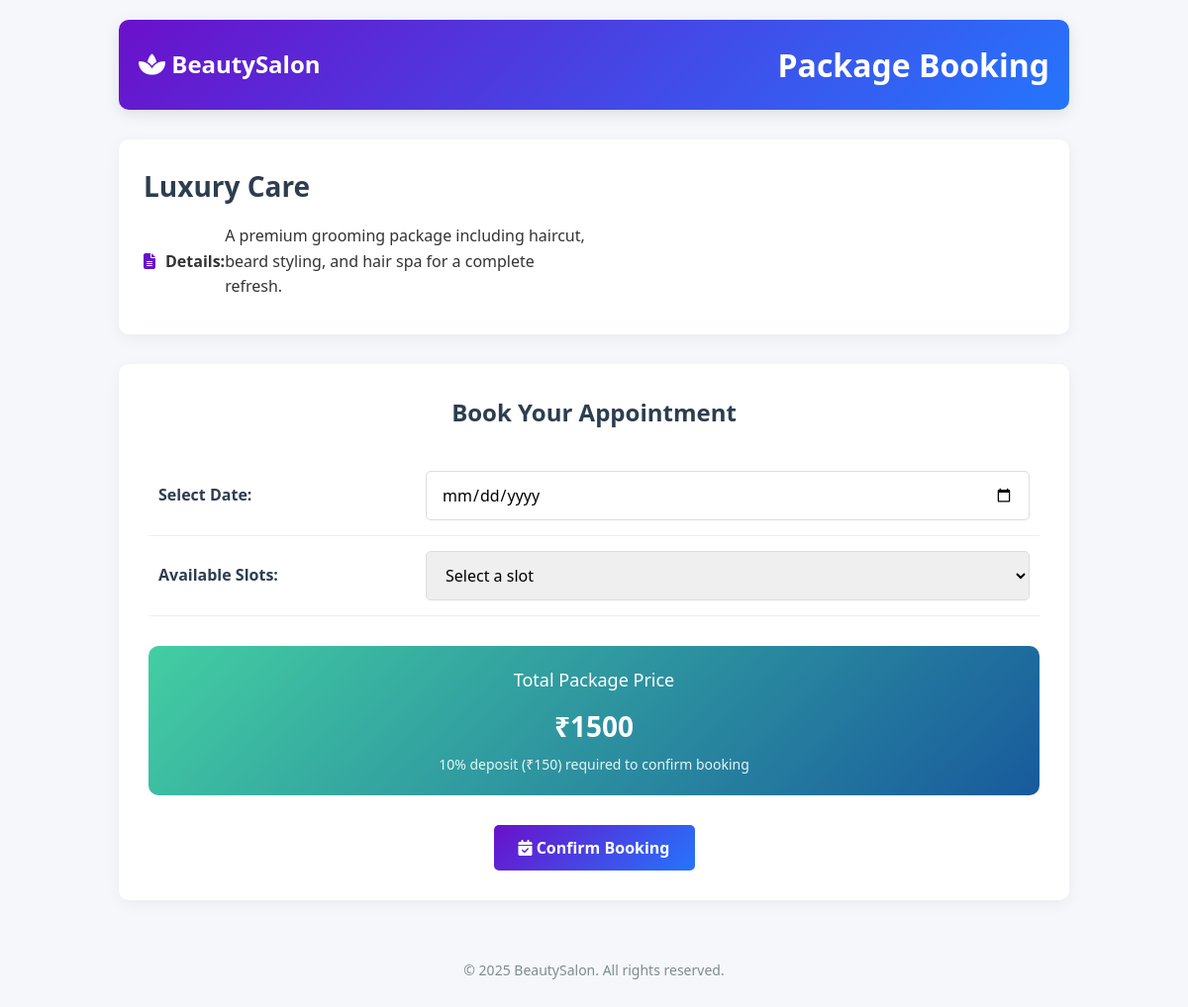
/User/Viewslot.php?pid=4 (signed in), run on the app's committed database.
### tables this page shows
CREATE TABLE `tbl_package` (
  `package_id` int(11) NOT NULL,
  `package_name` varchar(40) NOT NULL,
  `package_amount` int(11) NOT NULL,
  `package_description` varchar(100) NOT NULL,
  `package_photo` varchar(100) NOT NULL,
  `package_status` int(11) NOT NULL DEFAULT 1,
  `saloon_id` int(11) NOT NULL
);

### User/Viewslot.php (the view, shortened to what this page needs)
<?php
include("../Assets/Connection/Connection.php");
$sel = "select * from tbl_package where package_id='".$_GET['pid']."'";
$row = $con->query($sel);
$data = $row->fetch_assoc();
$amt = (float)$data["package_amount"] * 0.1;
$amount = $data["package_amount"];
?>
<!DOCTYPE html PUBLIC "-//W3C//DTD XHTML 1.0 Transitional//EN" "http://www.w3.org/TR/xhtml1/DTD/xhtml1-transitional.dtd">
<html xmlns="http://www.w3.org/1999/xhtml">
<head>
<link rel="stylesheet" href="https://cdnjs.cloudflare.com/ajax/libs/font-awesome/6.4.0/css/all.min.css">
<link rel="stylesheet" href="https://cdn.jsdelivr.net/npm/flatpickr/dist/flatpickr.min.css">
</head>
<body>
<div class="container">
    <header>
        <div class="header-content">
            <div class="logo"><i class="fas fa-spa"></i> BeautySalon</div>
            <h1>Package Booking</h1>
        </div>
    </header>
    <div class="package-info">
        <h2 class="package-title"><?php echo $data['package_name']; ?></h2>
        <div class="package-details">
            <div class="detail-item"><i class="fas fa-file-alt"></i> <strong>Details:</strong> <?php echo $data['package_description']; ?></div>
        </div>
    </div>
    <div class="booking-form-container">
        <h2 class="form-title">Book Your Appointment</h2>
        <form id="form1" name="form1" method="post" action="">
            <table class="form-table">
                <tr>
                    <td class="form-label">Select Date:</td>
                    <td>
                        <input type="date" name="txt_date" id="txt_date" onChange="getSlot(this.value,'<?php echo $data['saloon_id']; ?>')" required="required"/>
                    </td>
                </tr>
                <tr>
                    <td class="form-label">Available Slots:</td>
                    <td>
                        <select name="scl_vslot" id="scl_vslot" required="required">
                            <option value="">Select a slot</option>
                        </select>
                    </td>
                </tr>
            </table>
            <div class="price-info">
                <div class="price-title">Total Package Price</div>
                <div class="price-amount">₹<?php echo $amount; ?></div>
                <div class="deposit-note">10% deposit (₹<?php echo $amt; ?>) required to confirm booking</div>
            </div>
            <button type="submit" name="btn_add" id="btn_add" class="btn-add">
                <i class="fas fa-calendar-check"></i> Confirm Booking
            </button>
        </form>
    </div>
    <footer>
        <p>© <?php echo date('Y'); ?> BeautySalon. All rights reserved.</p>
    </footer>
</div>
</body>
</html>

### User/Viewslot.php (style rules this page uses)
* { margin: 0; padding: 0; box-sizing: border-box; font-family: 'Segoe UI', Tahoma, Geneva, Verdana, sans-serif; }
body { background-color: #f5f7fa; color: #333; line-height: 1.6; }
.container { max-width: 1000px; margin: 0 auto; padding: 20px; }
header { background: linear-gradient(135deg, #6a11cb 0%, #2575fc 100%); color: white; padding: 20px 0; border-radius: 10px; margin-bottom: 30px; box-shadow: 0 4px 15px rgba(0, 0, 0, 0.1); }
.header-content { display: flex; justify-content: space-between; align-items: center; padding: 0 20px; }
.logo { font-size: 24px; font-weight: bold; }
.package-info { background-color: white; border-radius: 10px; padding: 25px; margin-bottom: 30px; box-shadow: 0 4px 15px rgba(0, 0, 0, 0.05); }
.package-title { color: #2c3e50; margin-bottom: 15px; font-size: 28px; }
.package-details { display: grid; grid-template-columns: 1fr 1fr; gap: 15px; }
.detail-item { display: flex; align-items: center; margin-bottom: 10px; }
.detail-item i { margin-right: 10px; color: #6a11cb; width: 20px; }
.booking-form-container { background-color: white; border-radius: 10px; padding: 30px; box-shadow: 0 4px 15px rgba(0, 0, 0, 0.05); }
.form-title { color: #2c3e50; margin-bottom: 25px; font-size: 24px; text-align: center; }
.form-table { width: 100%; border-collapse: collapse; }
.form-table tr { border-bottom: 1px solid #eee; }
.form-table td { padding: 15px 10px; }
.form-label { font-weight: 600; color: #2c3e50; width: 30%; }
input[type="date"], select { width: 100%; padding: 12px 15px; border: 1px solid #ddd; border-radius: 5px; font-size: 16px; transition: border 0.3s; }
.btn-add { background: linear-gradient(135deg, #6a11cb 0%, #2575fc 100%); color: white; border: none; padding: 12px 25px; border-radius: 5px; font-size: 16px; font-weight: 600; cursor: pointer; transition: transform 0.2s, box-shadow 0.2s; display: block; margin: 30px auto 0; min-width: 150px; }
.price-info { background: linear-gradient(135deg, #43cea2 0%, #185a9d 100%); color: white; border-radius: 10px; padding: 20px; margin-top: 30px; text-align: center; }
.price-title { font-size: 18px; margin-bottom: 10px; }
.price-amount { font-size: 28px; font-weight: bold; }
.deposit-note { font-size: 14px; margin-top: 5px; opacity: 0.9; }
footer { text-align: center; margin-top: 40px; padding: 20px; color: #7f8c8d; font-size: 14px; }

### data on the page
tbl_package: package_name "Luxury Care", package_description "A premium grooming package including haircut, beard styling, and hair spa for a complete refresh.", package_amount "1500", package_amount "150"
